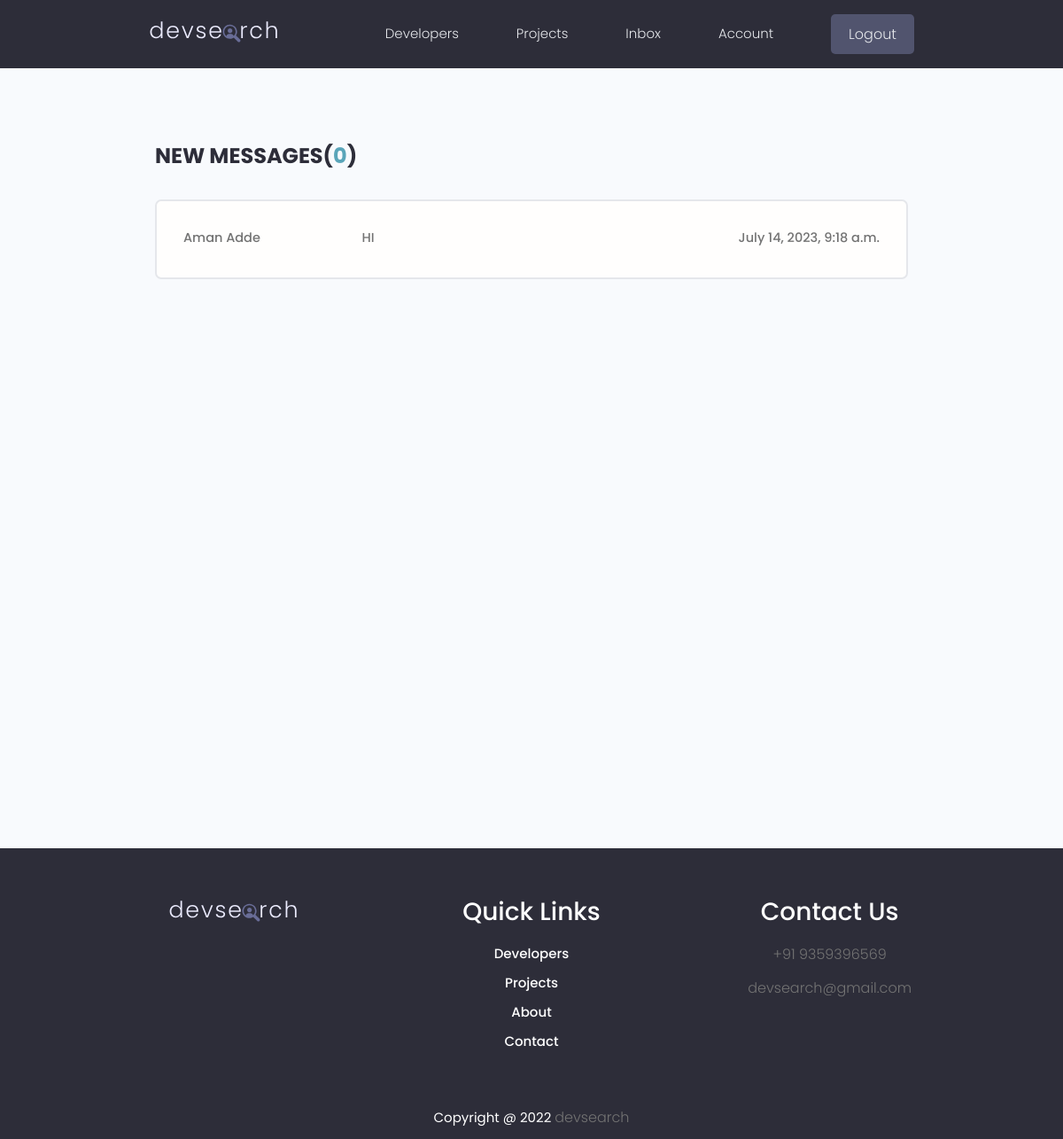
The page /users/inbox/ (signed in) on the database its author committed.
### users/models.py (models this page shows, shortened)
class Message(models.Model):
    sender = models.ForeignKey(
        profile, on_delete=models.CASCADE, null=True, blank=True)
    recipient = models.ForeignKey(
        profile, on_delete=models.CASCADE, null=True, blank=True, related_name="messages")
    name = models.CharField(max_length=200, null=True, blank=True)
    email = models.EmailField(max_length=200, null=True, blank=True)
    subject = models.CharField(max_length=200, null=True, blank=True)
    body = models.TextField()
    is_read = models.BooleanField(default=False, null=True)
    created = models.DateTimeField(auto_now_add=True)
    id = models.UUIDField(default=uuid.uuid4, unique=True,
                          primary_key=True, editable=False)
    class Meta:
        ordering = ['is_read', '-created']

### users/views.py (the view)
# urls.py: path("inbox/", views.inbox, name="inbox-page"),
@login_required(login_url="login-page")
def inbox(request):
    profile = request.user.profile
    recepientMessages = profile.messages.all()
    unreadCount = recepientMessages.filter(is_read=False).count()
    context = {'recepientMessages': recepientMessages,
               'unreadCount': unreadCount}
    return render(request, "users/inbox.html", context)

### users/templates/users/inbox.html
{% extends 'base.html' %}
{% load static %}
{% block content %}
<main class="inbox my-xl">
  <div class="content-box">
    <h3 class="inbox__title">New Messages(<span>{{unreadCount}}</span>)</h3>
    <ul class="messages">
      {% for message in recepientMessages %}
      {% if message.is_read == False %}
      <li class="message message--unread">
      {% else %}
      <li class="message">
      {% endif %}
        <a href="{% url 'message-page' message.id %}">
          <span class="message__author">{{ message.name }}</span>
          <span class="message__subject">{{ message.subject }}</span>
          <span class="message__date">{{ message.created }}</span>
        </a>
      </li>
      {% endfor %}
    </ul>
  </div>
</main>
{% endblock content %}

### static/styles/app.css (style rules this page uses)
:root { --color-sub: #2d2d39; }
.content-box { width: 95%; max-width: 85rem; margin: 0 auto; }
.inbox { height: 90vh; }
.inbox__title, .inbox__title span { font-size: 2.4rem; font-weight: 700; color: var(--color-sub); text-transform: uppercase; text-align: left; margin-bottom: 3rem; }
.inbox__title span { color: var(--color-main); }
.messages { list-style: none; background: var(--color-white); padding: 0.5rem 3rem; border: 2px solid var(--color-light); border-radius: 0.7rem; }
.message { padding: 2.5rem 0; }
.message>a span { font-size: 1.45rem; font-weight: 500; }
.message>a { display: flex; gap: 1rem; }
.message__author, .message__date { flex-basis: 25%; }
.message__subject { flex-basis: 50%; }
.message__date { text-align: right; }

### static/uikit/styles/modules/_variables.css (style rules this page uses)
:root { --color-main: #5aa5b9; --color-main-light: #e6faff; --color-sub: #3f4156; --color-sub-light: #51546e; --color-sub-lighter: #ededfd; --color-text: #737373; --color-gray: #8b8b8b; --color-light: #e5e7eb; --color-light-gray: #767676; --color-bg: #f8fafd; --color-white: #fffefd; --color-white-light: #f3f3f3; --color-success: #359e64; --color-success-bg: #def8e8; --color-error: #fc4b0b; --color-error-bg: #fff2ee; --font-base: 'Poppins', arial, helvetica, 'Segoe UI', roboto, ubuntu, sans-serif; --font-monospace: 'Fira Code', 'Courier New', courier, monospace; --font-regular: 300; --font-medium: 500; --font-bold: 700; --generic-shadow: 1px 1px 5px #00000010; --generic-transition: all 0.3s ease-in-out; }

### static/uikit/styles/modules/_base.css (style rules this page uses)
* { margin: 0; padding: 0; box-sizing: border-box; text-rendering: optimizeLegibility; color: inherit; font-size: inherit; }
html { font-size: 50%; }
@media only screen and (min-width: 480px) { html { font-size: 56.25%; } }
@media only screen and (min-width: 1200px) { html { font-size: 62.5%; } }
body { line-height: 1.6; font-weight: 400; font-size: 1.5rem; color: var(--color-text); background-color: var(--color-bg); min-height: 100vh; }

### static/uikit/styles/modules/_typography.css (style rules this page uses)
* { font-family: var(--font-base); }
h3 { font-size: 3.2rem; font-weight: var(--font-medium); }
p, span, strong { font-size: 1.6rem; color: var(--color-text); font-weight: var(--font-regular); }
a { padding-bottom: 2px; text-decoration: none; display: inline-block; color: var(--color-main); font-weight: var(--font-medium); }

### static/uikit/styles/modules/_utilities.css (style rules this page uses)
.my-xl { margin: 8rem auto; }

### rows shown on the page
Message: name "Aman Adde", subject "HI", created "July 14, 2023, 9:18 a.m."

### other values the page prints
{{ unreadCount }} "0"
